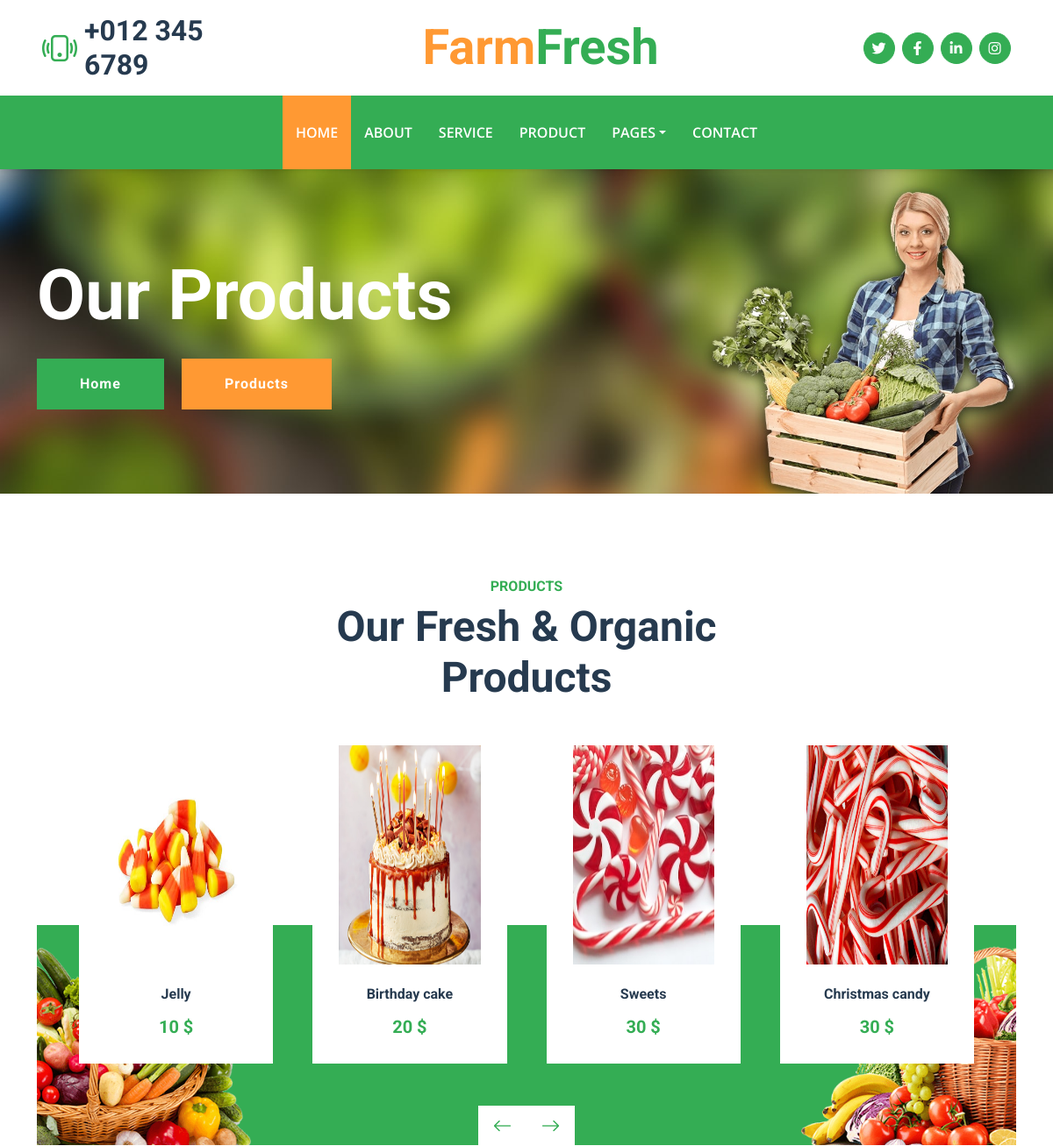
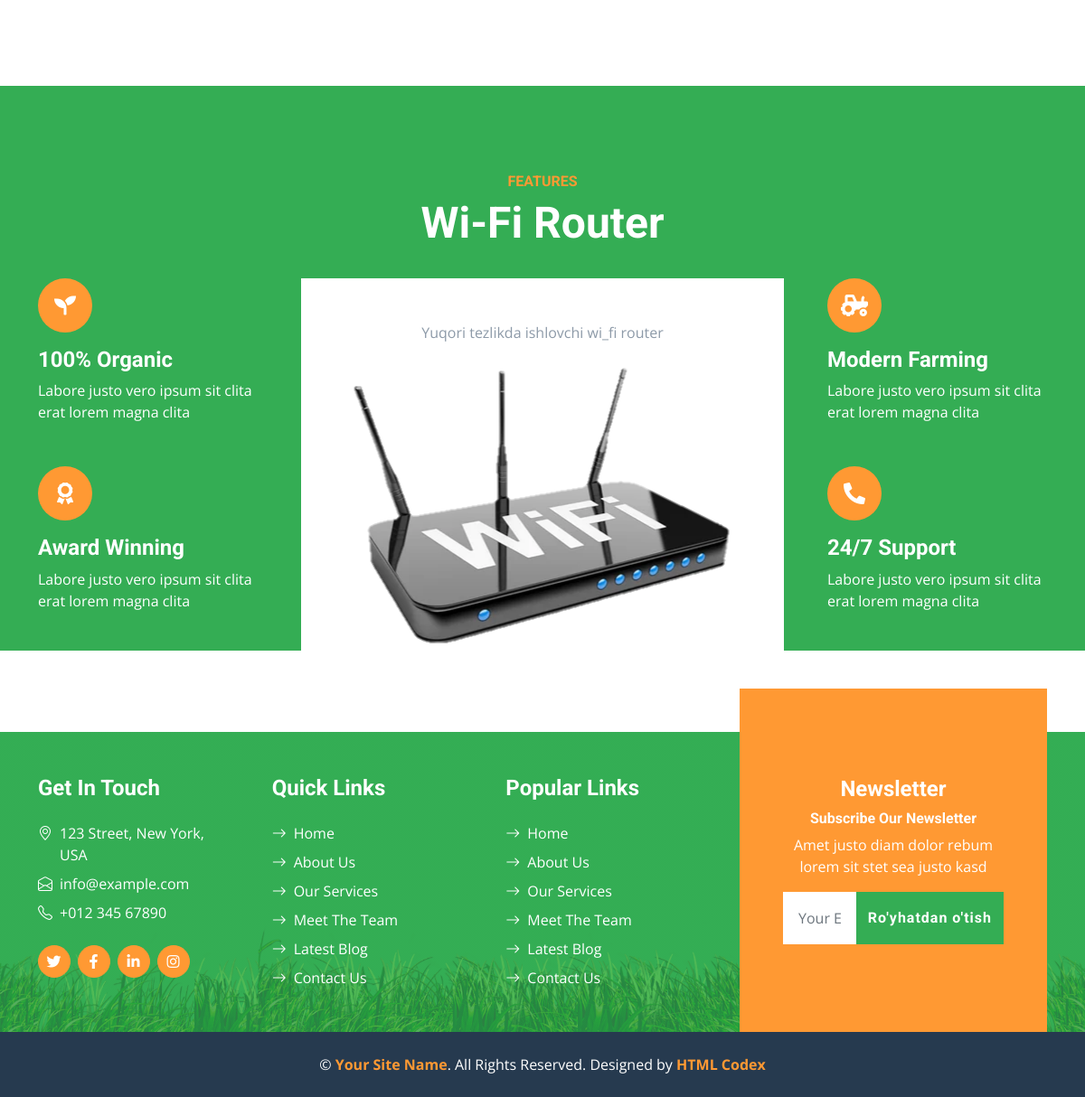
The page /blog/product/ on the database its author committed (2 pictures, top to bottom).
### blog/models.py (models this page shows, shortened)
class Products(models.Model):
    price = models.IntegerField()
    name = models.CharField(max_length=100)
    slug = models.SlugField(max_length=100)
    img = models.ImageField(upload_to='Farmers/img')

class Features(models.Model):
    name = models.CharField(max_length=100)
    slug = models.SlugField(max_length=100)
    bio = models.TextField()
    img = models.ImageField(upload_to='Features/img')

### blog/views.py (the view)
# urls.py: path("product/", product, name='product'),
def product(request):
    product = Products.objects.all()
    feature = Features.objects.all()
    form = NewsletterForms(request.POST or None)
    if request.method == "POST" and form.is_valid():
        form.save()
        return HttpResponse("<h2>So'rovingiz amalga oshirildi</h2>")
    context = {
        "product": product,
        "feature": feature,
        "form": form
    }
    return render(request, "product.html", context=context)

### blog/forms.py
class NewsletterForms(forms.ModelForm):
    class Meta:
        model = Newsletter
        fields = "__all__"

### templates/product.html (shortened to what this page needs)
{% extends 'base.html' %}
{% load static %}
{% block content %}
    <div class="container-fluid bg-primary py-5 bg-hero mb-5">
        <div class="container py-5">
            <div class="row justify-content-start">
                <div class="col-lg-8 text-center text-lg-start">
                    <h1 class="display-1 text-white mb-md-4">Our Products</h1>
                    <a href="{% url 'index' %}" class="btn btn-primary py-md-3 px-md-5 me-3">Home</a>
                    <a href="" class="btn btn-secondary py-md-3 px-md-5">Products</a>
                </div>
            </div>
        </div>
    </div>
    <div class="container-fluid py-5">
        <div class="container">
            <div class="mx-auto text-center mb-5" style="max-width: 500px;">
                <h6 class="text-primary text-uppercase">Products</h6>
                <h1 class="display-5">Our Fresh & Organic Products</h1>
            </div>
            <div class="owl-carousel product-carousel px-5">
                {% for Products in product %}
                <div class="pb-5">
                    <div class="product-item position-relative bg-white d-flex flex-column text-center">
                        <img class="img-fluid mb-4" style="width: 200px; height: 250px;" src="{{Products.img.url}}" alt="">
                        <h6 class="mb-3">{{ Products.name }}</h6>
                        <h5 class="text-primary mb-0">{{ Products.price }} $
                    </div>
                </div>
                {% endfor %}
            </div>
        </div>
    </div>
    <div class="container-fluid bg-primary feature py-5 pb-lg-0 my-5">
        {% for Features in feature %}
        <div class="container py-5 pb-lg-0">
            <div class="mx-auto text-center mb-3 pb-2" style="max-width: 500px;">
                <h6 class="text-uppercase text-secondary">Features</h6>
                <h1 class="display-5 text-white">{{ Features.name }}</h1>
            </div>
            <div class="row g-5">
                <div class="col-lg-3">
                    <div class="text-white mb-5">
                        <div class="bg-secondary rounded-pill d-flex align-items-center justify-content-center mb-3" style="width: 60px; height: 60px;">
                            <i class="fa fa-seedling fs-4 text-white"></i>
                        </div>
                        <h4 class="text-white">100% Organic</h4>
                        <p class="mb-0">Labore justo vero ipsum sit clita erat lorem magna clita</p>
                    </div>
                    <div class="text-white">
                        <div class="bg-secondary rounded-pill d-flex align-items-center justify-content-center mb-3" style="width: 60px; height: 60px;">
                            <i class="fa fa-award fs-4 text-white"></i>
                        </div>
                        <h4 class="text-white">Award Winning</h4>
                        <p class="mb-0">Labore justo vero ipsum sit clita erat lorem magna clita</p>
                    </div>
                </div>
                <div class="col-lg-6">
                    <div class="d-block bg-white h-100 text-center p-5 pb-lg-0">
                        <p>{{ Features.bio }}</p>
                        <img class="img-fluid" src="{{Features.img.url}}" alt="">
                    </div>
                </div>
                <div class="col-lg-3">
                    <div class="text-white mb-5">
                        <div class="bg-secondary rounded-pill d-flex align-items-center justify-content-center mb-3" style="width: 60px; height: 60px;">
                            <i class="fa fa-tractor fs-4 text-white"></i>
                        </div>
                        <h4 class="text-white">Modern Farming</h4>
                        <p class="mb-0">Labore justo vero ipsum sit clita erat lorem magna clita</p>
                    </div>
                    <div class="text-white">
                        <div class="bg-secondary rounded-pill d-flex align-items-center justify-content-center mb-3" style="width: 60px; height: 60px;">
                            <i class="fa fa-phone-alt fs-4 text-white"></i>
                        </div>
                        <h4 class="text-white">24/7 Support</h4>
                        <p class="mb-0">Labore justo vero ipsum sit clita erat lorem magna clita</p>
                    </div>
                </div>
            </div>
        </div>
        {% endfor %}
    </div>
{% endblock content %}

### templates/base.html (shortened to what this page needs)
{% load static %}
<!DOCTYPE html>
<html lang="en">
<head>
    <link href="https://cdnjs.cloudflare.com/ajax/libs/font-awesome/5.15.0/css/all.min.css" rel="stylesheet">
    <link href="https://cdn.jsdelivr.net/npm/bootstrap-icons@1.4.1/font/bootstrap-icons.css" rel="stylesheet">
    <link href="{% static 'lib/owlcarousel/assets/owl.carousel.min.css' %}" rel="stylesheet">
    <link href="{% static 'css/bootstrap.min.css' %}" rel="stylesheet">
    <link href="{% static 'css/style.css' %}" rel="stylesheet">
</head>
<body>
    <div class="container-fluid px-5 d-none d-lg-block">
        <div class="row gx-5 py-3 align-items-center">
            <div class="col-lg-3">
                <div class="d-flex align-items-center justify-content-start">
                    <i class="bi bi-phone-vibrate fs-1 text-primary me-2"></i>
                    <h2 class="mb-0">+012 345 6789</h2>
                </div>
            </div>
            <div class="col-lg-6">
                <div class="d-flex align-items-center justify-content-center">
                    <a href="index.html" class="navbar-brand ms-lg-5">
                        <h1 class="m-0 display-4 text-primary"><span class="text-secondary">Farm</span>Fresh</h1>
                    </a>
                </div>
            </div>
            <div class="col-lg-3">
                <div class="d-flex align-items-center justify-content-end">
                    <a class="btn btn-primary btn-square rounded-circle me-2" href="#"><i class="fab fa-twitter"></i></a>
                    <a class="btn btn-primary btn-square rounded-circle me-2" href="#"><i class="fab fa-facebook-f"></i></a>
                    <a class="btn btn-primary btn-square rounded-circle me-2" href="#"><i class="fab fa-linkedin-in"></i></a>
                    <a class="btn btn-primary btn-square rounded-circle" href="#"><i class="fab fa-instagram"></i></a>
                </div>
            </div>
        </div>
    </div>
    <nav class="navbar navbar-expand-lg bg-primary navbar-dark shadow-sm py-3 py-lg-0 px-3 px-lg-5">
        <div class="collapse navbar-collapse" id="navbarCollapse">
            <div class="navbar-nav mx-auto py-0">
                <a href="{% url 'index' %}" class="nav-item nav-link active">Home</a>
                <a href="{% url 'about' %}" class="nav-item nav-link">About</a>
                <a href="{% url 'service' %}" class="nav-item nav-link">Service</a>
                <a href="{% url 'product' %}" class="nav-item nav-link">Product</a>
                <div class="nav-item dropdown">
                    <a href="#" class="nav-link dropdown-toggle" data-bs-toggle="dropdown">Pages</a>
                </div>
                <a href="{% url 'contact' %}" class="nav-item nav-link">Contact</a>
            </div>
        </div>
    </nav>
{% block content %}
{% endblock content %}
    <div class="container-fluid bg-footer bg-primary text-white mt-5">
        <div class="container">
            <div class="row gx-5">
                <div class="col-lg-8 col-md-6">
                    <div class="row gx-5">
                        <div class="col-lg-4 col-md-12 pt-5 mb-5">
                            <h4 class="text-white mb-4">Get In Touch</h4>
                            <div class="d-flex mb-2">
                                <i class="bi bi-geo-alt text-white me-2"></i>
                                <p class="text-white mb-0">123 Street, New York, USA</p>
                            </div>
                            <div class="d-flex mb-2">
                                <i class="bi bi-envelope-open text-white me-2"></i>
                                <p class="text-white mb-0">info@example.com</p>
                            </div>
                            <div class="d-flex mb-2">
                                <i class="bi bi-telephone text-white me-2"></i>
                                <p class="text-white mb-0">+012 345 67890</p>
                            </div>
                            <div class="d-flex mt-4">
                                <a class="btn btn-secondary btn-square rounded-circle me-2" href="#"><i class="fab fa-twitter"></i></a>
                                <a class="btn btn-secondary btn-square rounded-circle me-2" href="#"><i class="fab fa-facebook-f"></i></a>
                                <a class="btn btn-secondary btn-square rounded-circle me-2" href="#"><i class="fab fa-linkedin-in"></i></a>
                                <a class="btn btn-secondary btn-square rounded-circle" href="#"><i class="fab fa-instagram"></i></a>
                            </div>
                        </div>
                        <div class="col-lg-4 col-md-12 pt-0 pt-lg-5 mb-5">
                            <h4 class="text-white mb-4">Quick Links</h4>
                            <div class="d-flex flex-column justify-content-start">
                                <a class="text-white mb-2" href="#"><i class="bi bi-arrow-right text-white me-2"></i>Home</a>
                                <a class="text-white mb-2" href="#"><i class="bi bi-arrow-right text-white me-2"></i>About Us</a>
                                <a class="text-white mb-2" href="#"><i class="bi bi-arrow-right text-white me-2"></i>Our Services</a>
                                <a class="text-white mb-2" href="#"><i class="bi bi-arrow-right text-white me-2"></i>Meet The Team</a>
                                <a class="text-white mb-2" href="#"><i class="bi bi-arrow-right text-white me-2"></i>Latest Blog</a>
                                <a class="text-white" href="#"><i class="bi bi-arrow-right text-white me-2"></i>Contact Us</a>
                            </div>
                        </div>
                        <div class="col-lg-4 col-md-12 pt-0 pt-lg-5 mb-5">
                            <h4 class="text-white mb-4">Popular Links</h4>
                            <div class="d-flex flex-column justify-content-start">
                                <a class="text-white mb-2" href="#"><i class="bi bi-arrow-right text-white me-2"></i>Home</a>
                                <a class="text-white mb-2" href="#"><i class="bi bi-arrow-right text-white me-2"></i>About Us</a>
                                <a class="text-white mb-2" href="#"><i class="bi bi-arrow-right text-white me-2"></i>Our Services</a>
                                <a class="text-white mb-2" href="#"><i class="bi bi-arrow-right text-white me-2"></i>Meet The Team</a>
                                <a class="text-white mb-2" href="#"><i class="bi bi-arrow-right text-white me-2"></i>Latest Blog</a>
                                <a class="text-white" href="#"><i class="bi bi-arrow-right text-white me-2"></i>Contact Us</a>
                            </div>
                        </div>
                    </div>
                </div>
                <div class="col-lg-4 col-md-6 mt-lg-n5">
                    <div class="d-flex flex-column align-items-center justify-content-center text-center h-100 bg-secondary p-5">
                        <h4 class="text-white">Newsletter</h4>
                        <h6 class="text-white">Subscribe Our Newsletter</h6>
                        <p>Amet justo diam dolor rebum lorem sit stet sea justo kasd</p>
                        <form method="post"> {% csrf_token %}
                            <div class="input-group">
                                <input name="email" type="text" class="form-control border-white p-3" placeholder="Your Email">
                                <button type="submit" class="btn btn-primary">Ro'yhatdan o'tish</button>
                            </div>
                        </form>
                    </div>
                </div>
            </div>
        </div>
    </div>
    <div class="container-fluid bg-dark text-white py-4">
        <div class="container text-center">
            <p class="mb-0">&copy; <a class="text-secondary fw-bold" href="#">Your Site Name</a>. All Rights Reserved. Designed by <a class="text-secondary fw-bold" href="https://htmlcodex.com">HTML Codex</a></p>
        </div>
    </div>
</body>
</html>

### static/css/style.css (style rules this page uses)
:root { --primary: #34AD54; --secondary: #FF9933; --light: #F6FFF2; --dark: #263A4F; }
.btn { font-family: 'Roboto', sans-serif; letter-spacing: 1px; font-weight: 700; transition: .5s; }
.btn-primary, .btn-secondary { color: #FFFFFF; }
.btn-square { width: 36px; height: 36px; }
.btn-square, .btn-sm-square, .btn-lg-square { padding-left: 0; padding-right: 0; text-align: center; }
.navbar-dark .navbar-nav .nav-link { padding: 30px 15px; font-size: 16px; font-weight: 600; color: #FFFFFF; text-transform: uppercase; transition: .5s; }
.navbar-dark .navbar-nav .nav-link:hover, .navbar-dark .navbar-nav .nav-link.active { background: var(--secondary); }
.bg-hero { background: url(../img/carousel-1.jpg) top right no-repeat; background-size: cover; }
.product-item { padding: 0 30px 30px 30px; }
.product-item h5 { transition: .5s; }
.product-carousel::after { position: absolute; content: ""; width: 100%; height: 55%; bottom: 0; left: 0; background: url(../img/bg-product-1.png) left bottom no-repeat, url(../img/bg-product-2.png) right bottom no-repeat; background-size: contain; background-color: var(--primary); z-index: -1; }
.bg-footer { background: linear-gradient(rgba(52, 173, 84, .7), rgba(52, 173, 84, .7)), url(../img/footer.png) center bottom no-repeat; background-size: contain; }
@media (min-width: 991.98px) { .bg-footer { margin-top: 90px !important; } }

### rows shown on the page
Products: img (picture), name "Jelly", price "10"
Products: img (picture), name "Birthday cake", price "20"
Products: img (picture), name "Sweets", price "30"
Products: img (picture), name "Christmas candy", price "30"
Features: name "Wi-Fi Router", bio "Yuqori tezlikda ishlovchi wi_fi router", img (picture)
